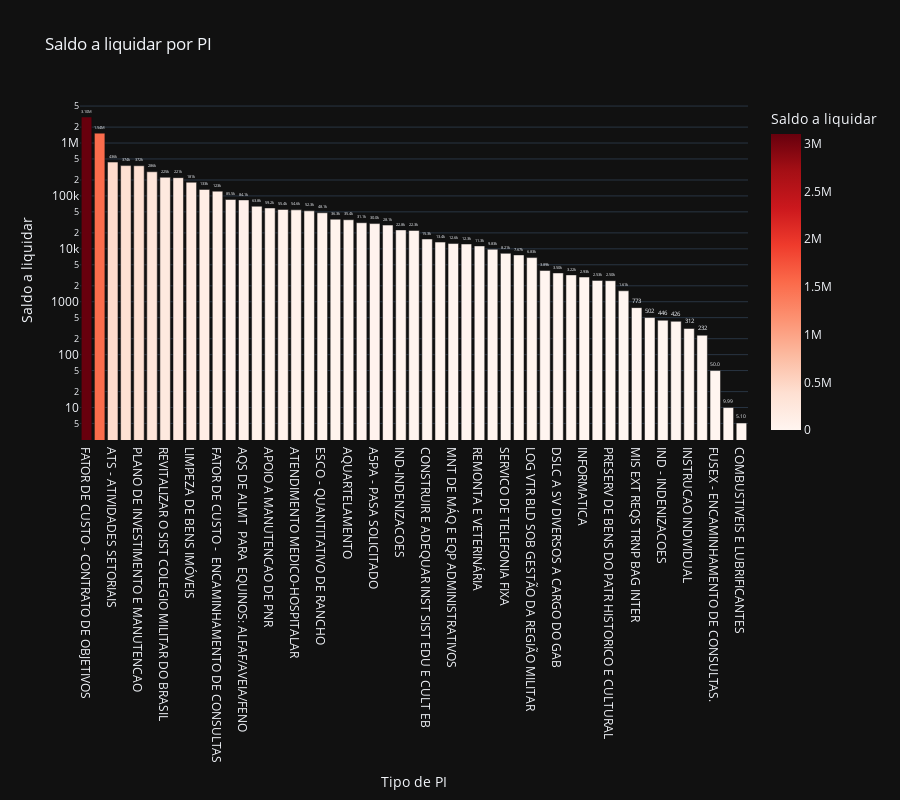

The notebook cell this image was saved under:
### Code cell
# Saldo a liquidar por tipo de PI
cols = ['NOME_PI', 'A_LIQUIDAR']

df_aux = df.loc[:, cols].groupby('NOME_PI').sum().sort_values(by= 'A_LIQUIDAR', ascending=False).reset_index()
df_aux = df_aux[df_aux['A_LIQUIDAR'] > 0]
fig = px.bar(df_aux, 
             x='NOME_PI', 
             y='A_LIQUIDAR',
             title='Saldo a liquidar por PI',
             labels={'NOME_PI':'Tipo de PI', 'A_LIQUIDAR':'Saldo a liquidar'},
             text_auto='.3s',
             height=800,
             log_y=True,
             color='A_LIQUIDAR',
             color_continuous_scale = 'reds',
             template='plotly_dark')
fig.update_traces(textposition = 'outside', cliponaxis = False, hovertemplate=None)
fig.update_layout(hovermode="x unified")

fig.show()

### Figure 1 — Plotly figure (JSON) as saved in the notebook; plotly's stock layout.template omitted (floating-point values rounded to 4 significant figures)
{"data": [{"alignmentgroup": "True", "cliponaxis": false, "legendgroup": "", "marker": {"color": [3104000.0, 1537000.0, 436241, 374100.0, 371700.0, 286200.0, 225000.0, 221500.0, 181400.0, 132800.0, 123000.0, 85490.0, 84050.0, 63850.0, 59230.0, 55440.0, 54585, 52290.0, 48070.0, 36320.0, 35440.0, 31147, 30000.0, 28080.0, 22780.0, 22260, 15330.0, 13400.0, 12590.0, 12339, 11340.0, 9825, 8213.0, 7674.0, 6829.0, 3890, 3500, 3216.0, 2929, 2530, 2500.0, 1611.0, 773.1, 501.9, 446.4, 426.2, 312.0, 232.4, 50, 9.99, 5.1], "coloraxis": "coloraxis", "pattern": {"shape": ""}}, "name": "", "offsetgroup": "", "orientation": "v", "showlegend": false, "textposition": "outside", "texttemplate": "%{y:.3s}", "type": "bar", "x": ["FATOR DE CUSTO - CONTRATO DE OBJETIVOS", "CAPACITACAO DE PESSOAL", "ATS - ATIVIDADES SETORIAIS", "A1QR - QUANTITATIVO DE RANCHO", "PLANO DE INVESTIMENTO E MANUTENCAO", "DESPESAS COM ENERGIA ELETRICA", "REVITALIZAR O SIST COLEGIO MILITAR DO BRASIL", "CONCURSOS AS ESCOLAS MILITARES", "LIMPEZA DE BENS IMÓVEIS", "APOIO AS SIP/RM", "FATOR DE CUSTO -  ENCAMINHAMENTO DE CONSULTAS", "ALIMENTACAO PARA EQUINOS.", "AQS DE ALMT  PARA  EQUINOS: ALFAF/AVEIA/FENO", "ATENDIMENTO MEDICO-HOPITALR/FC", "APOIO A MANUTENCAO DE PNR", "SMEM ESTABELECIMENTOS DE ENSINO", "ATENDIMENTO MEDICO-HOSPITALAR", "UNIDADE GESTORA DE PRODUCAO", "ESCO - QUANTITATIVO DE RANCHO", "FUNADOM - DPGO", "AQUARTELAMENTO", "COLEGIO MILITAR - ADMINISTRACAO", "A5PA - PASA SOLICITADO", "MNT SUP EQP ENG CNST", "IND-INDENIZACOES", "SERVICO POSTAIS", "CONSTRUIR E ADEQUAR INST SIST EDU E CULT EB", "ADMINISTRACAO DE OM", "MNT DE MÁQ E EQP ADMINISTRATIVOS", "MATERIAL DE INTENDÊNCIA", "REMONTA E VETERINÁRIA", "MANUTENCAO DE AMBULANCIAS ADMINISTRATIVAS", "SERVICO DE TELEFONIA FIXA", "LAVAGEM DE ROUPAS PARA A VIDA VEGETATIVA OM", "LOG VTR BLD SOB GESTÃO DA REGIÃO MILITAR", "SISTEMA DE GESTÃO DA QUALIDADE", "DSLC A SV DIVERSOS A CARGO DO GAB", "SERVICO DE TELEFONIA MOVEL", "INFORMATICA", "MANUTENCAO DE MAQUINAS E EQUIP ADMINISTRATIVO", "PRESERV DE BENS DO PATR HISTORICO E CULTURAL", "CONCESSIONÁRIAS DE ÁGUA E ESGOTO", "MIS EXT REQS TRNP BAG INTER", "SUPRIMENTO E MANUTENCAO MOTOMECANIZACAO_BLIND", "IND - INDENIZACOES", "COMBUSTIVEL E LUBRIFICANTES", "INSTRUCAO INDIVIDUAL", "SERVICOS DE PROTECAO A RADIACAO IONIZANTE", "FUSEX - ENCAMINHAMENTO DE CONSULTAS.", "PROFISSIONAL DE SAUDE AUTONOMO", "COMBUSTIVEIS E LUBRIFICANTES"], "xaxis": "x", "y": [3104000.0, 1537000.0, 436241, 374100.0, 371700.0, 286200.0, 225000.0, 221500.0, 181400.0, 132800.0, 123000.0, 85490.0, 84050.0, 63850.0, 59230.0, 55440.0, 54585, 52290.0, 48070.0, 36320.0, 35440.0, 31147, 30000.0, 28080.0, 22780.0, 22260, 15330.0, 13400.0, 12590.0, 12339, 11340.0, 9825, 8213.0, 7674.0, 6829.0, 3890, 3500, 3216.0, 2929, 2530, 2500.0, 1611.0, 773.1, 501.9, 446.4, 426.2, 312.0, 232.4, 50, 9.99, 5.1], "yaxis": "y"}], "layout": {"barmode": "relative", "coloraxis": {"colorbar": {"title": {"text": "Saldo a liquidar"}}, "colorscale": [[0, "rgb(255,245,240)"], [0.125, "rgb(254,224,210)"], [0.25, "rgb(252,187,161)"], [0.375, "rgb(252,146,114)"], [0.5, "rgb(251,106,74)"], [0.625, "rgb(239,59,44)"], [0.75, "rgb(203,24,29)"], [0.875, "rgb(165,15,21)"], [1, "rgb(103,0,13)"]]}, "height": 800, "hovermode": "x unified", "legend": {"tracegroupgap": 0}, "title": {"text": "Saldo a liquidar por PI"}, "xaxis": {"anchor": "y", "domain": [0, 1], "title": {"text": "Tipo de PI"}}, "yaxis": {"anchor": "x", "domain": [0, 1], "title": {"text": "Saldo a liquidar"}, "type": "log"}}}
